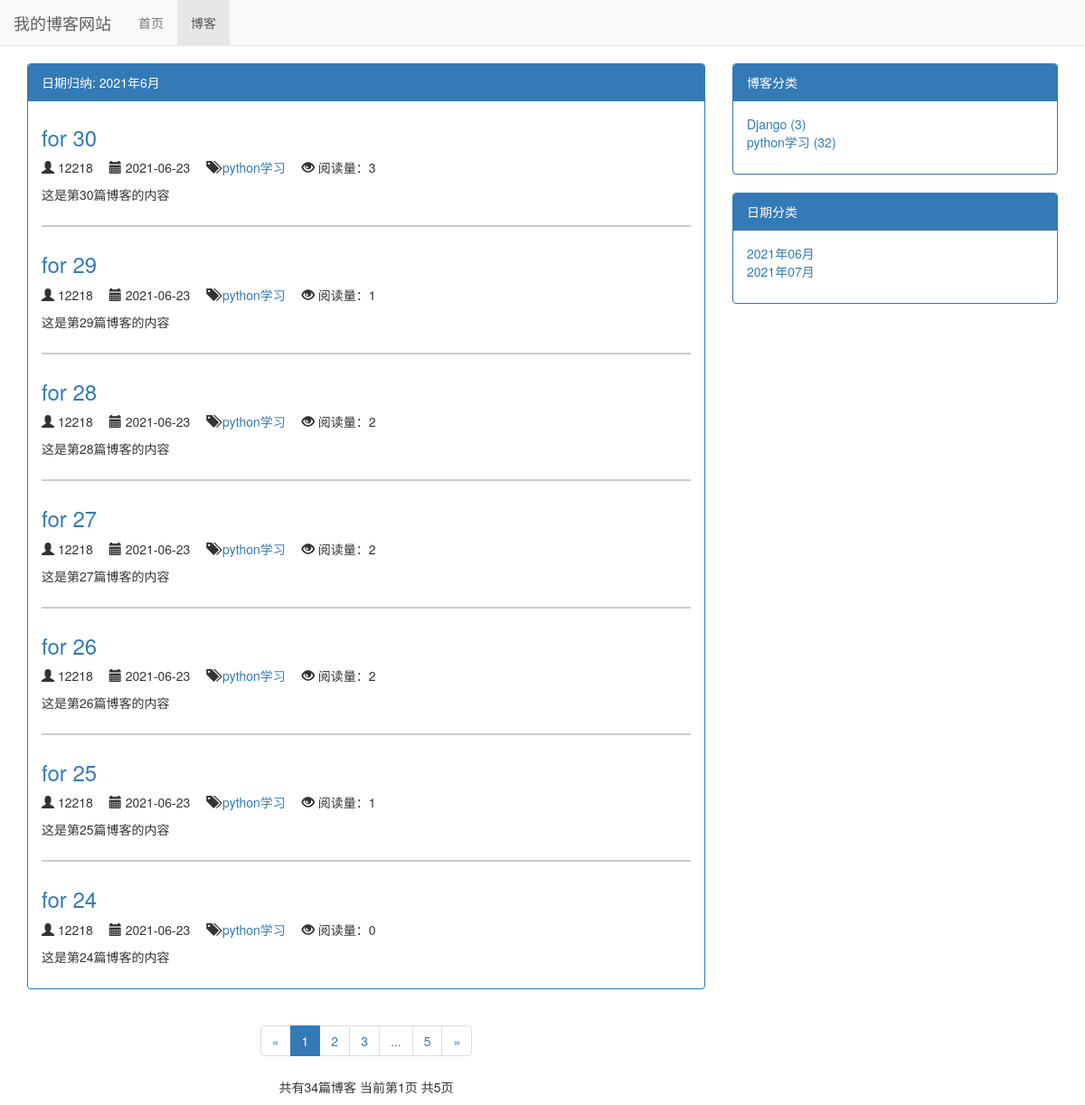
The page /blog/date/2021/6 on the database as committed earlier.
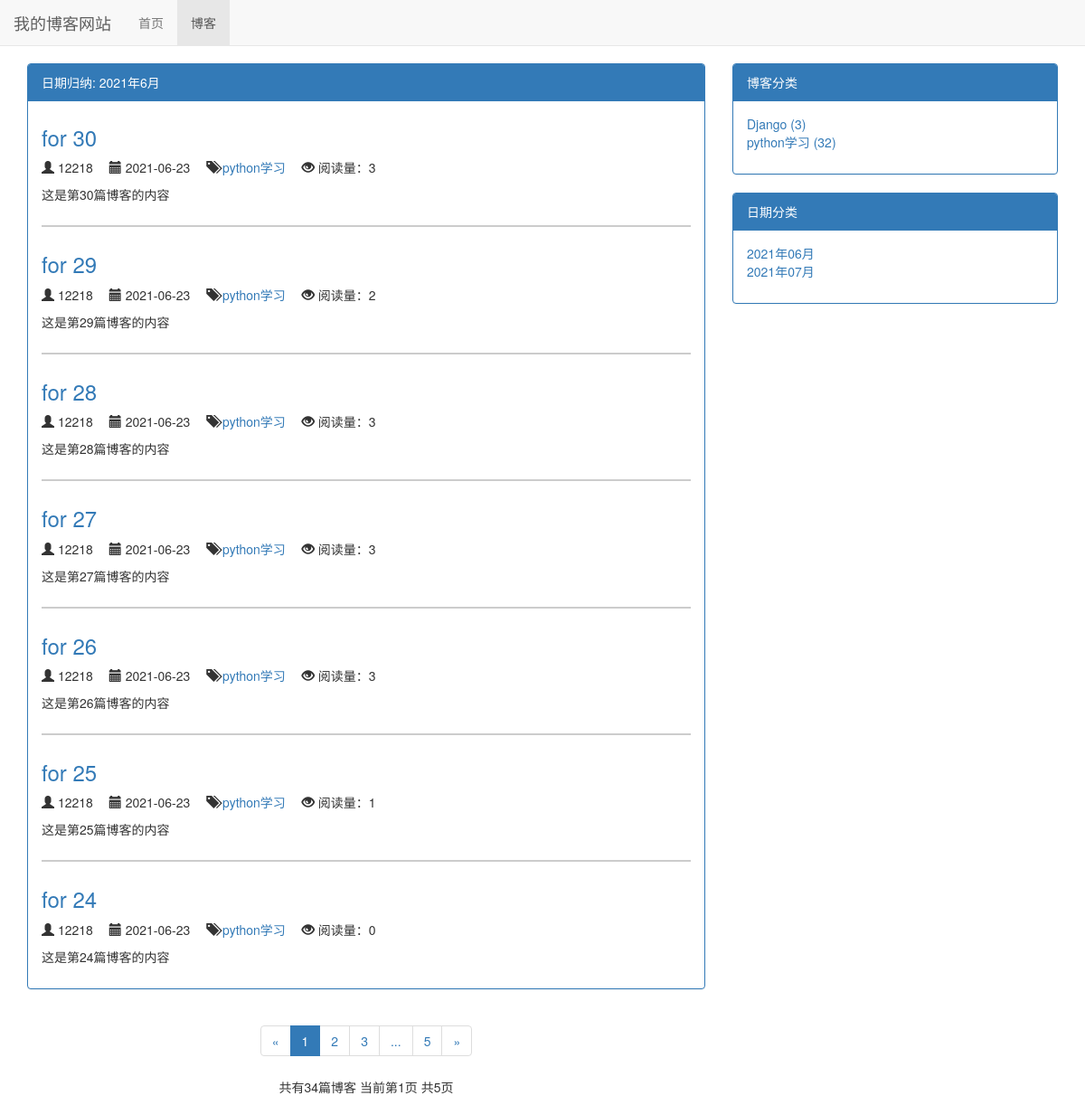
The same page on the database as committed later.
### blog/models.py (models this page shows, shortened)
class Blog(models.Model, ReadNumExpandMethod):
    title = models.CharField(max_length = 50) # 设置标题，模式为字符，max_length最大长度为50字符
    blog_type = models.ForeignKey(BlogType, on_delete = models.DO_NOTHING, related_name = 'blog_blog') # BlogType是自己设置的博客分类
    content = RichTextUploadingField() # 设置文章内容，模式为富文本
    author = models.ForeignKey(User, on_delete = models.DO_NOTHING) # 设置作者，作者为外键
    read_details = GenericRelation(ReadDetail)
    create_time = models.DateTimeField(auto_now_add = True) # 设置创建时间，auto_now_add为“如果新创建一篇文章，将文章时间设为现在时间”
    last_updated_time = models.DateTimeField(auto_now_add = True)
    '''
    def get_read_num(self):
        # return self.readnum.read_num # 显示阅读数量
        try:
            return self.readnum.read_num # 显示阅读数量
        except ObjectDoesNotExist:
            return 0
    '''
    class Meta:
        ordering = ['-create_time']

class BlogType(models.Model):
    type_name = models.CharField(max_length = 15) # 文章博客分类的名称
    def __str__(self) -> str:
        return self.type_name # 设置博客类型在超级管理员界面可以显示

### read_statistics/models.py (models this page shows)
class ReadNum(models.Model):
    read_num = models.IntegerField(default = 0)
    content_type = models.ForeignKey(ContentType, on_delete=models.DO_NOTHING)
    object_id = models.PositiveIntegerField()
    content_object = GenericForeignKey('content_type', 'object_id')

### blog/views.py (the view)
# urls.py: path('date/<int:year>/<int:month>', views.blogs_with_date, name = 'blogs_with_date')
def blogs_with_date(request, year, month):
    blogs_all_list = Blog.objects.filter(create_time__year = year, create_time__month = month)
    context = get_blog_list_common_date(request, blogs_all_list)
    context['blogs_with_date'] = '%s年%s月' % (year, month)
    return render(request, 'blogs_with_date.html', context)

### read_statistics/models.py (called while the page is built)
    def get_read_num(self):
        try:
            ct = ContentType.objects.get_for_model(self)
            readnum = ReadNum.objects.get(content_type = ct, object_id = self.pk)
            return readnum.read_num
        except ObjectDoesNotExist:
            return 0

### blog/templates/blogs_with_date.html (shortened to what this page needs)
{% extends 'blog_list.html'%}
{% block nav_blog_active %}
active
{% endblock %}
{% block block_list_title %}日期归纳: {{ blogs_with_date }}{% endblock %}

### blog/templates/blog_list.html (shortened to what the changed rows need)
{% extends 'base.html'%}
{% load static %}
{% block header_extends %}
    <link rel="stylesheet" href="{% static 'css/blog.css' %}">
{% endblock %}
{% block content %}
    <div class="container">
        <div class="row">
            <div class="col-xs-12 col-sm-9 col-md-8">
                <div class="panel panel-primary">
                    <div class="panel-body">
                        {% for blog in page_of_blogs.object_list %}
                            <div class="blog">
                                <a href="{% url 'blog_detail' blog.pk %}">
                                    <h3>{{ blog.title }}</h3>
                                </a>
                                <p class="blog-author">
                                    <span class="glyphicon glyphicon-user"></span>
                                    {{ blog.author }}
                                </p>
                                <p class="blog-time">
                                    <span class="glyphicon glyphicon-calendar"></span>
                                    {{ blog.last_updated_time|date:"Y-m-d" }}
                                </p>
                                <p class="blog-category">
                                    <span class="glyphicon glyphicon-tags"></span>
                                    <a href="{% url 'blogs_with_type' blog.blog_type.pk %}">
                                        {{ blog.blog_type }}
                                    </a>
                                </p>
                                <p class="blog-read-num">
                                    <span class="glyphicon glyphicon-eye-open"></span>
                                    阅读量：{{ blog.get_read_num }}
                                </p>
                                <p>{{ blog.content|striptags|truncatechars:70 }}</p>
                            </div>
                            {% empty %}
                            <h3>--暂无博客，敬请期待--</h3>
                        {% endfor %}
                    </div>
                </div>
            </div>
        </div>
    </div>
{% endblock %}

Rows that differ between the two databases and show on the page:
changed through a linked row, Blog "for 29": get_read_num "1" → "2"
changed through a linked row, Blog "for 28": get_read_num "2" → "3"
changed through a linked row, Blog "for 27": get_read_num "2" → "3"
changed through a linked row, Blog "for 26": get_read_num "2" → "3"
